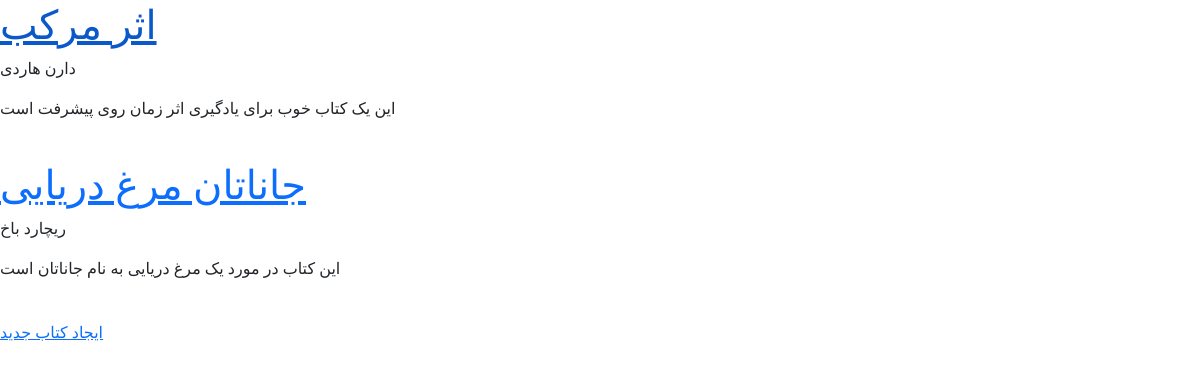
The page /books/ on the database as committed earlier.
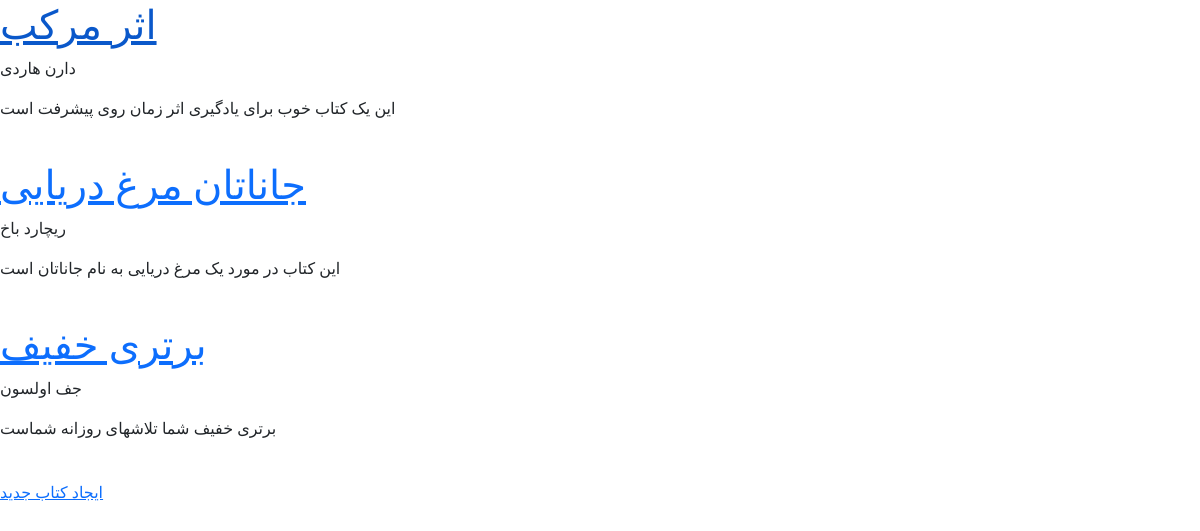
The same page on the database as committed later.
### books/models.py (models this page shows, shortened)
class Book(models.Model):
    title = models.CharField(max_length=200)
    author = models.CharField(max_length=200)
    description = models.TextField()
    price = models.DecimalField(max_digits=5, decimal_places=2)
    def get_absolute_url(self):
        return reverse('book_detail', args=[self.id])

### books/views.py (the view)
# urls.py: path('', BookListView.as_view(), name='book_list'),
class BookListView(generic.ListView):
    model = Book
    template_name = 'books/book_list.html'
    context_object_name = 'books'

### books/templates/books/book_list.html (shortened to what this page needs)
{% extends '_base.html' %}
{% block content %}
    {% for book in books %}
        <a href="{{ book.get_absolute_url }}"><h1>{{ book.title|capfirst }}</h1></a>
        <p>{{ book.author|capfirst }}</p>
        <p>{{ book.description|truncatewords:20 }}</p>
        <br>
    {% endfor %}
    <a href="{% url 'book_create' %}">ایجاد کتاب جدید</a>
{% endblock %}

Rows that differ between the two databases and show on the page:
added Book: title "برتری خفیف", author "جف اولسون", description "برتری خفیف شما تلاشهای روزانه شماست"
